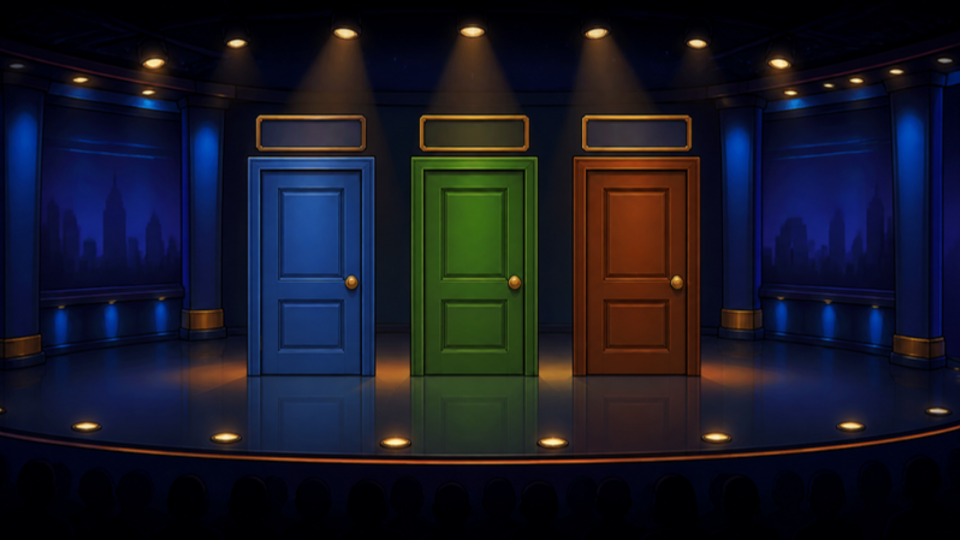
#> input picture uretim/2026-10-26-1929-1000-dolar/05-gorsel/canva-ham/C01.png, 1920 x 1080 px (shown at 1/2 size)
$ python c01-kapilar.py ../canva-ham/C01.png ../canva-ham/C01.png out.png
#> lines starting #> are read from the running program, lines starting #| are printed output that depends on the picture; after the words box and inside, x2 and y2 are one past the last pixel; in counts of white or black regions, pixels touching at a corner belong together
#!/usr/bin/env python3
"""C01 stüdyo plakası ölçümü: kapı bbox'ları (HSV renk segmentasyonu), kapı başına medyan H (derece),
levha alanları (kapı üstü altın çerçeve iç bölgesi), levha içi kenar yoğunluğu (yazı vekili: Canny piksel oranı),
merkez %80 kontrolü. Kullanım: python -I c01-kapilar.py <C01.png> <cikti.json> [<kirpim_kontak.jpg>]"""
import sys, json, cv2, numpy as np
img = cv2.imread(sys.argv[1]); H, W = img.shape[:2]
#> further down, img is the input picture: shape (1080, 1920, 3); mean B, G, R 37.5, 24.2, 23.2
#> after `H, W = img.shape[:2]`: H = 1080; W = 1920
hsv = cv2.cvtColor(img, cv2.COLOR_BGR2HSV); h = hsv[..., 0].astype(int) * 2; s = hsv[..., 1]; v = hsv[..., 2]
#> after `hsv = cv2.cvtColor(img, cv2.COLOR_BGR2HSV)`: hsv: shape (1080, 1920, 3); mean H, S, V 98.4, 192.7, 49.1
rng = {"mavi": (190, 240), "yesil": (90, 160), "kahve": (15, 40)}
out = {"boyut": [W, H], "kapilar": {}, "levhalar": {}}
band = np.zeros((H, W), bool); band[int(.25 * H):int(.72 * H), int(.2 * W):int(.8 * W)] = True  # kapı kuşağı (yansıma hariç)
for ad, (lo, hi) in rng.items():
    m = ((h >= lo) & (h <= hi) & (s > 90) & (v > 50) & band).astype(np.uint8)
    m = cv2.morphologyEx(m, cv2.MORPH_OPEN, np.ones((5, 5), np.uint8))
    n, lb, st, _ = cv2.connectedComponentsWithStats(m)
    k = 1 + np.argmax(st[1:, 4]); x, y, w, hh, a = st[k]
    sel = lb == k
    # dış kasa: aynı ton, gevşek eşik, panel kutusunun ±45 px çevresi (alt sınır panel altı: zemin yansıması hariç)
    loose = ((h >= lo) & (h <= hi) & (s > 60) & (v > 35)).astype(np.uint8)
    ly0, ly1, lx0, lx1 = max(y - 45, 0), min(y + hh + 4, H), max(x - 45, 0), min(x + w + 45, W)
    lm = cv2.morphologyEx(loose[ly0:ly1, lx0:lx1], cv2.MORPH_OPEN, np.ones((3, 3), np.uint8))
    yy, xx = np.where(lm > 0); dis = [int(lx0 + xx.min()), int(ly0 + yy.min()), int(lx0 + xx.max()), int(ly0 + yy.max())]
    out["kapilar"][ad] = {"dis_kasa_xyxy": dis, "panel_bbox_xywh": [int(x), int(y), int(w), int(hh)], "alan_px": int(a),
                          "medyan_H_derece": float(np.median(h[sel])), "medyan_S": float(np.median(s[sel])),
                          "aralik": [lo, hi], "aralikta": bool(lo <= np.median(h[sel]) <= hi),
                          "merkez80_icinde": bool(x >= .1 * W and x + w <= .9 * W and y >= .1 * H and y + hh <= .9 * H)}
#> this loop made 3 passes
#> (n, k, x, y, w, hh, a, ly0) on passes 1 to 3: (16, 8, 524, 344, 197, 404, 78139, 299), (19, 3, 851, 345, 195, 402, 58279, 300), (18, 5, 1175, 344, 196, 403, 65498, 299)
#> pass 1, `n, lb, st, _ = cv2.connectedComponentsWithStats(m)`:
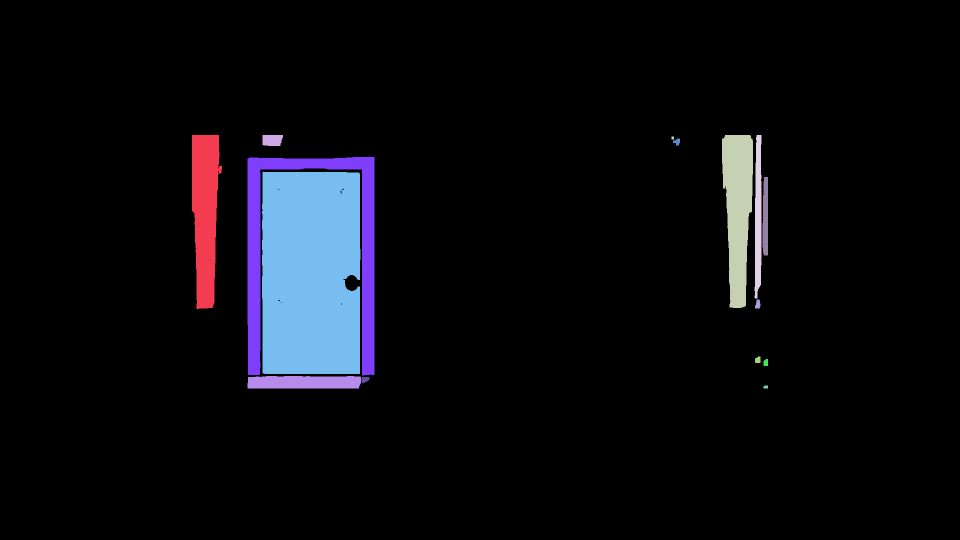
#> lb: shape (1080, 1920) int32 (shown at 1/2 size); 16 distinct labels, from 0 to 15; one colour per label, 0 black
#> pass 1, `sel = lb == k`:
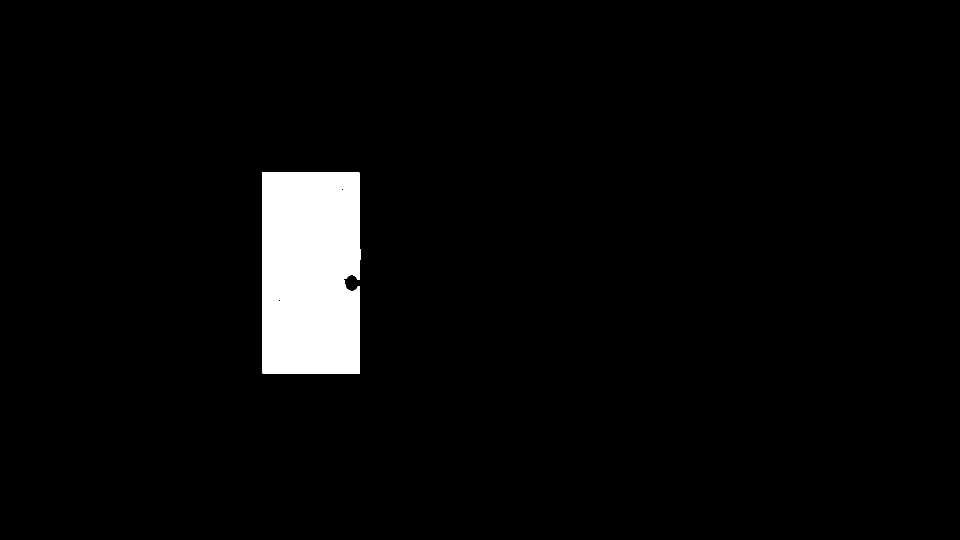
#> sel: shape (1080, 1920) bool (shown at 1/2 size); 3.8% white; 1 white region, box (x1, y1, x2, y2) and area: (524, 344, 721, 748) 78139
#> after the loop:
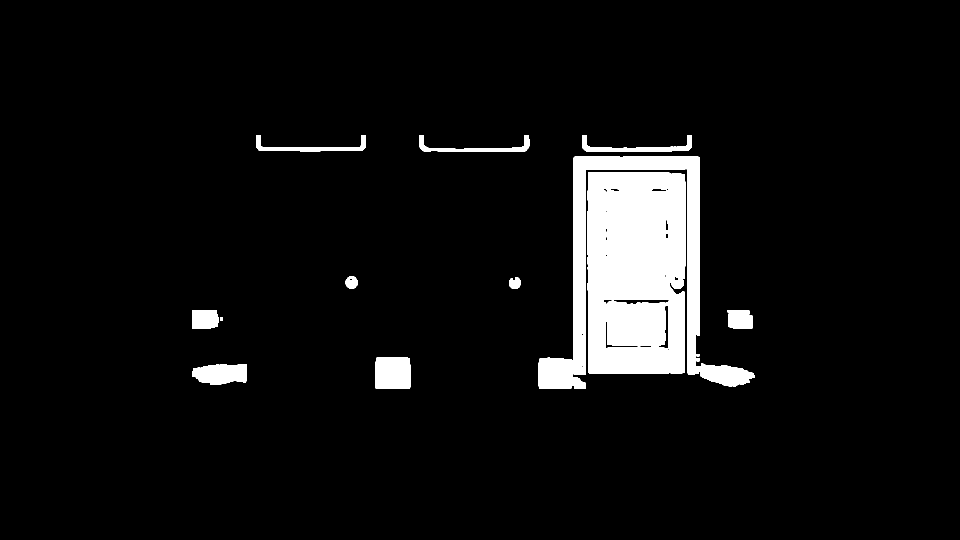
#> m: shape (1080, 1920) (shown at 1/2 size); values 0 (black) and 1 (white), 6.2% white; 17 white regions, largest, box (x1, y1, x2, y2) and area: (1175, 344, 1371, 747) 65498, (1147, 313, 1400, 750) 26116, (1214, 601, 1331, 692) 9957
#> after the loop, out = 3 items
# levhalar: kapı üstündeki altın çerçeve (H 25-50, S>100, V>120) -> iç dikdörtgen
gold = ((h >= 20) & (h <= 55) & (s > 90) & (v > 110)).astype(np.uint8)
#> gold: shape (1080, 1920); values 0 (black) and 1 (white), 2% white; 282 white regions (192 under 20 px), largest, box (x1, y1, x2, y2) and area: (840, 231, 1057, 301) 3547, (1165, 231, 1382, 302) 3466, (752, 726, 820, 773) 2952
crops = []
for ad, d in out["kapilar"].items():
    x, y, w, hh = d["panel_bbox_xywh"]
    roi = gold[max(y - 140, 0):y - 40, x - 20:x + w + 20]  # kapı kasası (~y-30) hariç
    ys, xs = np.where(roi > 0)
    gx0, gy0 = x - 20 + xs.min(), max(y - 140, 0) + ys.min(); gx1, gy1 = x - 20 + xs.max(), max(y - 140, 0) + ys.max()
    ix0, iy0, ix1, iy1 = gx0 + 10, gy0 + 10, gx1 - 10, gy1 - 10  # çerçeve kalınlığı ~8 px
    inner = img[iy0:iy1, ix0:ix1]; g = cv2.cvtColor(inner, cv2.COLOR_BGR2GRAY)
    ed = cv2.Canny(g, 40, 120); dens = float((ed > 0).mean())
    out["levhalar"][ad] = {"cerceve_xyxy": [int(gx0), int(gy0), int(gx1), int(gy1)], "ic_alan_xyxy": [int(ix0), int(iy0), int(ix1), int(iy1)],
                           "ic_kenar_yogunlugu": round(dens, 4), "ic_gri_std": round(float(g.std()), 2), "bos": dens < 0.01}
    crops.append(cv2.resize(img[gy0 - 10:gy1 + 10, gx0 - 10:gx1 + 10], None, fx=2, fy=2, interpolation=cv2.INTER_NEAREST))
#> this loop made 3 passes
#> (ad, x, y, w, hh, gx0, gx1, gy1) on passes 1 to 3: ('mavi', 524, 344, 197, 404, 513, 729, 300), ('yesil', 851, 345, 195, 402, 840, 1056, 300), ('kahve', 1175, 344, 196, 403, 1165, 1381, 301)
#> pass 1, `roi = gold[max(y - 140, 0):y - 40, x - 20:x + w + 20]`:
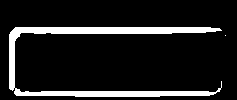
#> roi: shape (100, 237); values 0 (black) and 1 (white), 11.9% white; 2 white regions (1 under 20 px), largest, box (x1, y1, x2, y2) and area: (9, 27, 222, 97) 2815
#> pass 1, `ed = cv2.Canny(g, 40, 120)`:
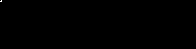
#> ed: shape (49, 196); 0.03% white in thin lines or dots, all inside (x1, y1, x2, y2) = (0, 0, 2, 2)
#> after the loop:
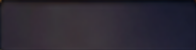
#> inner: shape (50, 196, 3); mean B, G, R 52, 41, 45.1
#> after the loop, crops = 3 items
out["merkez80"] = [int(.1 * W), int(.1 * H), int(.9 * W), int(.9 * H)]
json.dump(out, open(sys.argv[2], "w"), ensure_ascii=False, indent=1); print(json.dumps(out, ensure_ascii=False, indent=1))
#> (printed output is left out)
if len(sys.argv) > 3:
    hmax = max(c.shape[0] for c in crops)
#> hmax = 180
    cv2.imwrite(sys.argv[3], np.hstack([cv2.copyMakeBorder(c, 0, hmax - c.shape[0], 0, 6, cv2.BORDER_CONSTANT) for c in crops]))
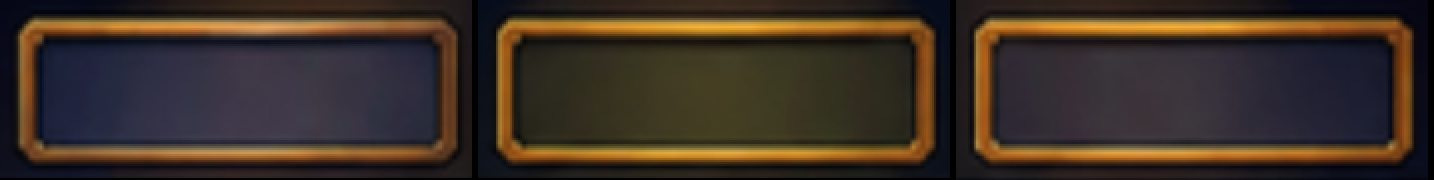
#> saved as out.png: shape (180, 1434, 3); mean B, G, R 38.5, 48.7, 61.7

$ run again, with uretim/2026-10-26-1929-1000-dolar/05-gorsel/canva-ham/C03.png copied over uretim/2026-10-26-1929-1000-dolar/05-gorsel/canva-ham/C01.png
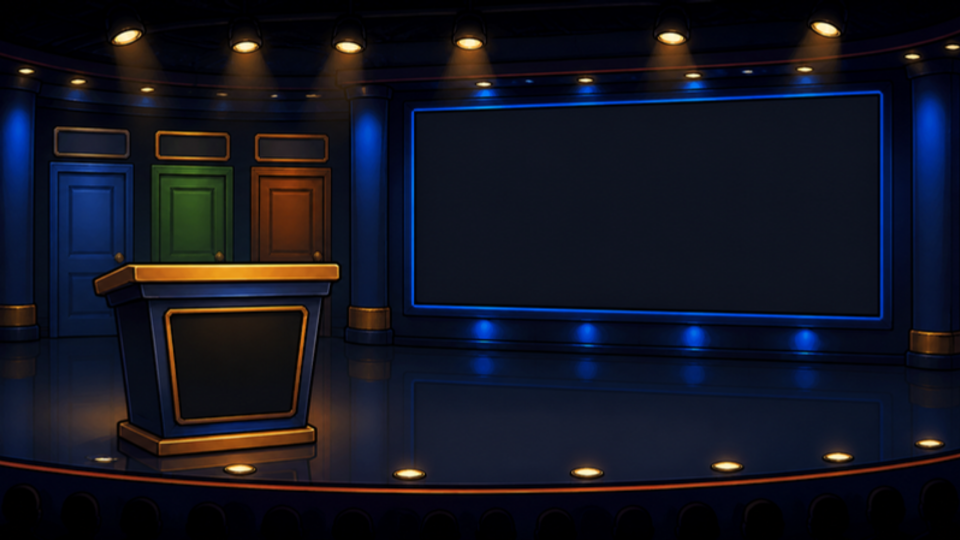
#> input picture uretim/2026-10-26-1929-1000-dolar/05-gorsel/canva-ham/C03.png, 1920 x 1080 px (shown at 1/2 size)
#> img is the input picture: shape (1080, 1920, 3); mean B, G, R 32.4, 20.3, 18.6
#> hsv: shape (1080, 1920, 3); mean H, S, V 98.5, 170.9, 39.5
#> the loop `for ad, (lo, hi) in rng.items():` made 3 passes
#> (n, k, x, y, w, hh, a, ly0) on passes 1 to 3: (20, 2, 808, 270, 728, 378, 18248, 225), (7, 4, 384, 380, 38, 121, 4381, 335), (10, 4, 520, 356, 124, 165, 17678, 311)
#> pass 1, `sel = lb == k`:
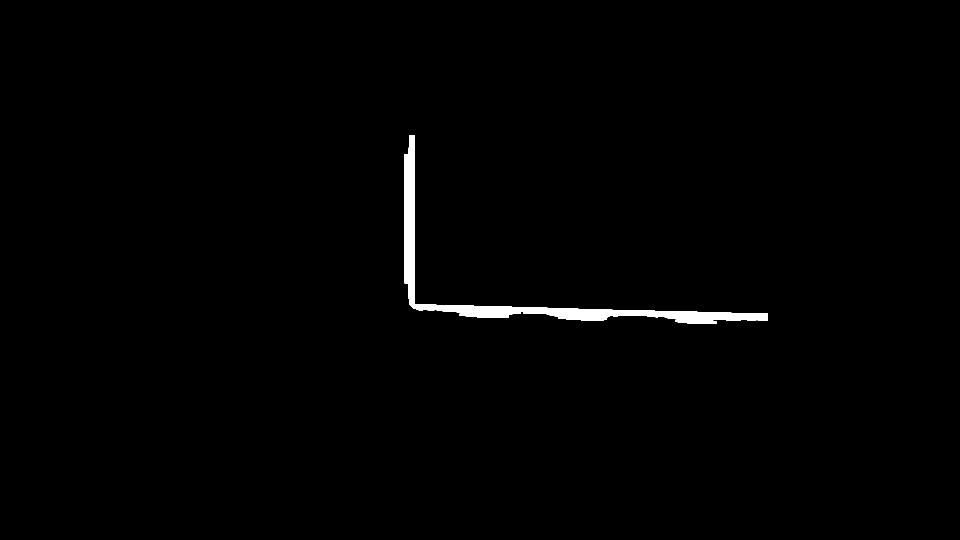
#> sel: shape (1080, 1920) bool (shown at 1/2 size); 0.88% white; 1 white region, box (x1, y1, x2, y2) and area: (808, 270, 1536, 648) 18248
#> after the loop `for ad, (lo, hi) in rng.items():`: out = 3 items
#> gold: shape (1080, 1920); values 0 (black) and 1 (white), 2.1% white; 131 white regions (74 under 20 px), largest, box (x1, y1, x2, y2) and area: (191, 528, 678, 565) 13161, (318, 852, 628, 903) 6396, (332, 612, 615, 806) 4219
#> the loop `for ad, d in out["kapilar"].items():` made 3 passes
#> (ad, x, y, w, hh, gx0, gy0, gx1) on passes 1 to 3: ('mavi', 808, 270, 728, 378, 944, 135, 1399), ('yesil', 384, 380, 38, 121, 364, 264, 441), ('kahve', 520, 356, 124, 165, 511, 269, 620)
#> (printed output is left out)
#> hmax = 150
#> `cv2.imwrite(sys.argv[3], np.hstack([cv2.copyMakeBorder(c, 0, hmax - c...`:
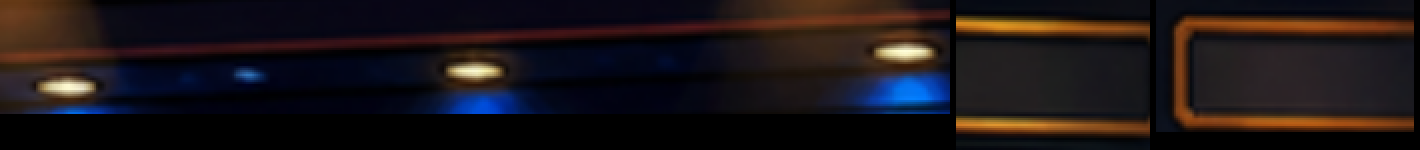
#> saved as out.png: shape (150, 1420, 3); mean B, G, R 23.3, 21.1, 27.8
